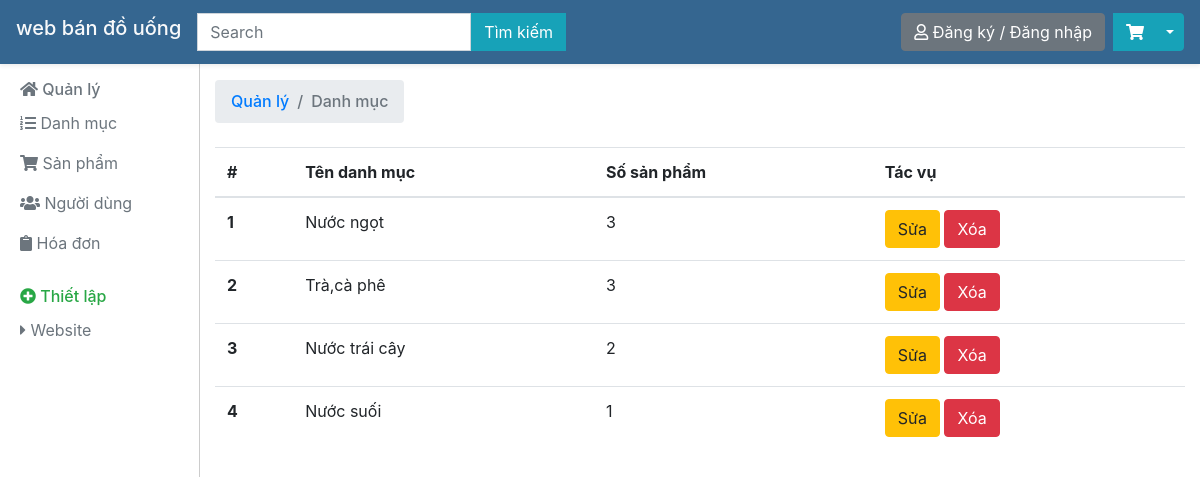
Page /quanly.php?task=qldm on the committed database.
### tables this page shows
CREATE TABLE `danhmuc` (
  `id_danhmuc` int(10) NOT NULL,
  `ten` varchar(255) NOT NULL,
  `mota` text NOT NULL,
  `anhdaidien` varchar(255) NOT NULL
);

### controller/quanly.php (called while the page is built, shortened)
<?php
class Controller
{
	protected $model;
	public function __construct(){
		require_once('./model/model.php');
		$this->model = new Model();
	}
	public function quanlydanhmuc(){
		$listdanhmuc = $this->model->getsDanhMuc();
		require_once('./view/quanlydanhmuc.php');
	}
}
 ?>

### model/model.php (called while the page is built, shortened)
<?php
class Model
{
	protected $host,$db,$user,$pass,$conn;
	public function __construct(){
		$this->host = 'localhost';
		$this->db = 'webdouong';
		$this->user = 'root';
		$this->pass = '';
		$this->conn = new mysqli($this->host,$this->user,$this->pass,$this->db);
		$this->conn->set_charset("utf8");
	}
	public function getsDanhMuc(){
		$sql = "SELECT * FROM danhmuc";
		$result = $this->conn->query($sql);
		if($result->num_rows > 0){
			return $result;
		} else {
			return null;
		}
	}
	public function countSanPham($id_danhmuc){
		$sql = "SELECT * FROM sanpham WHERE iddanhmuc=$id_danhmuc";
		$result = $this->conn->query($sql);
		if($result->num_rows > 0){
			return $result->num_rows;
		} else {
			return 0;
		}
	}
}
 ?>

### view/quanlydanhmuc.php (the view)
<?php require_once('./view/header_quanly.php') ?>
<h6 class="sidebar-heading d-flex justify-content-between align-items-center mt-4 mb-2 text-success">
  <nav aria-label="breadcrumb">
      <ol class="breadcrumb">
        <li class="breadcrumb-item"><a href="#">Quản lý</a></li>
        <li class="breadcrumb-item active" aria-current="page">Danh mục</li>
      </ol>
    </nav>
</h6>
<div class="row">
    <div class="col-12">
        <table class="table table-hover">
            <thead>
                <tr>
                    <th scope="col">#</th>
                    <th scope="col">Tên danh mục</th>
                    <th scope="col">Số sản phẩm</th>
                    <th scope="col">Tác vụ</th>
                </tr>
            </thead>
            <tbody>
                <?php $i = 1; while($danhmuc = $listdanhmuc->fetch_assoc()){ ?>
                <tr>
                    <th scope="row"><?php echo $i; $i++ ?></th>
                    <td><?php echo $danhmuc['ten'] ?></td>
                    <td><?php echo $this->model->countSanPham($danhmuc['id_danhmuc']) ?></td>
                    <td>
                        <a href="quanly.php?task=sdm&id=<?php echo $danhmuc['id_danhmuc'] ?>"class="btn btn-warning">Sửa</a>
                        <a href="quanly.php?task=xdm&id=<?php echo $danhmuc['id_danhmuc'] ?>" class="btn btn-danger">Xóa</a>
                    </td>
                </tr>
                <?php } ?>
            </tbody>
        </table>
    </div>
</div>
<?php require_once('./view/footer_quanly.php') ?>

### view/header_quanly.php (style rules this page uses)
body { margin-top: 56px; }

### rows in the picture
danhmuc: ten "Nước ngọt", countSanPham "3"
danhmuc: ten "Trà,cà phê", countSanPham "3"
danhmuc: ten "Nước trái cây", countSanPham "2"
danhmuc: ten "Nước suối", countSanPham "1"
